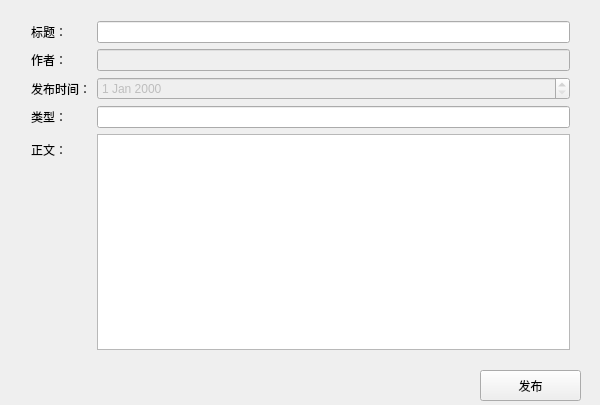
<?xml version="1.0" encoding="UTF-8"?>
<ui version="4.0">
 <class>PublishNewsDialogClass</class>
 <widget class="QWidget" name="PublishNewsDialogClass">
  <property name="enabled">
   <bool>true</bool>
  </property>
  <property name="geometry">
   <rect>
    <x>0</x>
    <y>0</y>
    <width>600</width>
    <height>405</height>
   </rect>
  </property>
  <property name="windowTitle">
   <string>发布新闻</string>
  </property>
  <widget class="QWidget" name="formLayoutWidget">
   <property name="geometry">
    <rect>
     <x>20</x>
     <y>10</y>
     <width>561</width>
     <height>351</height>
    </rect>
   </property>
   <layout class="QFormLayout" name="formLayout">
    <item row="0" column="0">
     <widget class="QLabel" name="Label">
      <property name="text">
       <string>标题：</string>
      </property>
      <property name="alignment">
       <set>Qt::AlignmentFlag::AlignRight|Qt::AlignmentFlag::AlignTrailing|Qt::AlignmentFlag::AlignVCenter</set>
      </property>
     </widget>
    </item>
    <item row="0" column="1">
     <widget class="QLineEdit" name="le_title"/>
    </item>
    <item row="1" column="0">
     <widget class="QLabel" name="Label_2">
      <property name="text">
       <string>作者：</string>
      </property>
      <property name="alignment">
       <set>Qt::AlignmentFlag::AlignRight|Qt::AlignmentFlag::AlignTrailing|Qt::AlignmentFlag::AlignVCenter</set>
      </property>
     </widget>
    </item>
    <item row="1" column="1">
     <widget class="QLineEdit" name="le_autor">
      <property name="enabled">
       <bool>false</bool>
      </property>
     </widget>
    </item>
    <item row="2" column="0">
     <widget class="QLabel" name="Label_3">
      <property name="text">
       <string>发布时间：</string>
      </property>
      <property name="alignment">
       <set>Qt::AlignmentFlag::AlignRight|Qt::AlignmentFlag::AlignTrailing|Qt::AlignmentFlag::AlignVCenter</set>
      </property>
     </widget>
    </item>
    <item row="2" column="1">
     <widget class="QDateEdit" name="de_publish">
      <property name="enabled">
       <bool>false</bool>
      </property>
     </widget>
    </item>
    <item row="4" column="0">
     <widget class="QLabel" name="label">
      <property name="text">
       <string>正文：</string>
      </property>
      <property name="alignment">
       <set>Qt::AlignmentFlag::AlignRight|Qt::AlignmentFlag::AlignTrailing|Qt::AlignmentFlag::AlignVCenter</set>
      </property>
     </widget>
    </item>
    <item row="4" column="1">
     <widget class="QTextEdit" name="te_news"/>
    </item>
    <item row="3" column="0">
     <widget class="QLabel" name="label_2">
      <property name="text">
       <string>类型：</string>
      </property>
     </widget>
    </item>
    <item row="3" column="1">
     <widget class="QLineEdit" name="le_types"/>
    </item>
   </layout>
  </widget>
  <widget class="QPushButton" name="pb_publish">
   <property name="geometry">
    <rect>
     <x>480</x>
     <y>370</y>
     <width>101</width>
     <height>31</height>
    </rect>
   </property>
   <property name="text">
    <string>发布</string>
   </property>
  </widget>
 </widget>
 <layoutdefault spacing="6" margin="11"/>
 <resources/>
 <connections>
  <connection>
   <sender>pb_publish</sender>
   <signal>clicked()</signal>
   <receiver>PublishNewsDialogClass</receiver>
   <slot>publish()</slot>
   <hints>
    <hint type="sourcelabel">
     <x>510</x>
     <y>379</y>
    </hint>
    <hint type="destinationlabel">
     <x>390</x>
     <y>364</y>
    </hint>
   </hints>
  </connection>
 </connections>
 <slots>
  <slot>publish()</slot>
 </slots>
</ui>
